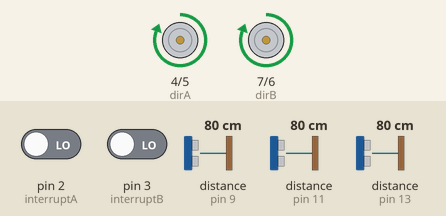
Recording of a sketch running on a simulated Arduino Uno, built with avr-gcc and run on an emulated ATmega328P. Shown: direction and speed pins drawn as motors (green arrow = direction pin HIGH = forward, orange = LOW = backward, longer = more drive). Wiring (inferred from the names in the program): 3 × ultrasonic range finder: trigger pin 8, echo pin 9 / trigger pin 10, echo pin 11 / trigger pin 12, echo pin 13. Inputs (shaded band) come from the test bench; at power-on: distance to the obstacle (sensors on pin 9, pin 13, pin 11) 80 cm, pin 2 (interruptA) LOW, pin 3 (interruptB) LOW. The echo pulse lasts 58.3 µs per cm.

Above: at 1.2 s.
1.3 s: distance to the obstacle (sensor on pin 9) set to 24 cm
2.8 s: distance to the obstacle (sensor on pin 9) set to 18 cm
At 3.02 s:
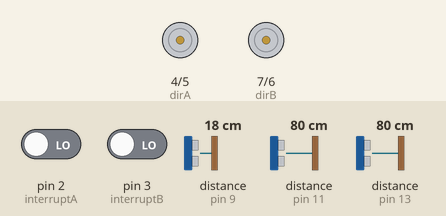
5.8 s: distance to the obstacle (sensor on pin 13) set to 2 cm
At 5.9 s:
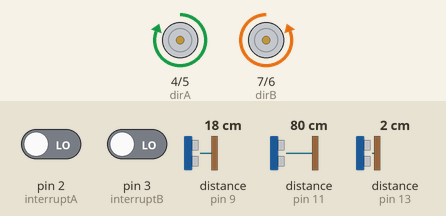
8.8 s: distance to the obstacle (sensor on pin 9) set to 35 cm
At 9.16 s:
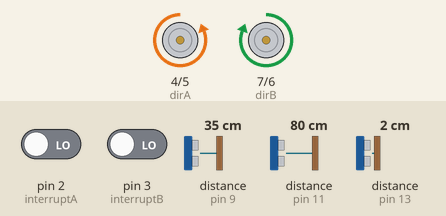
10.8 s: distance to the obstacle (sensor on pin 9) set to 2 cm
At 11.01 s:
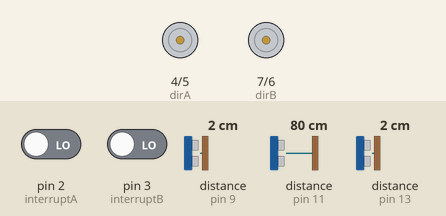
13.8 s: distance to the obstacle (sensor on pin 9) set to 60 cm
Timing chart, 0 to 16.5 s (numbered marks = the images above; inputs shaded):
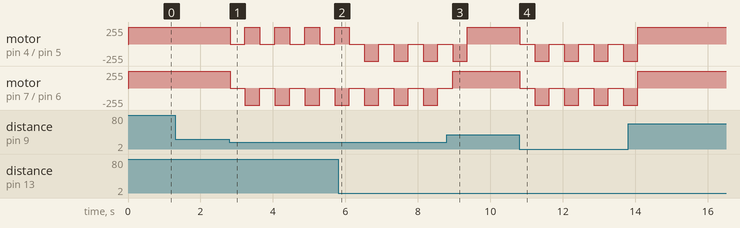

Measured:
- the behaviour switches between 22 and 21 cm on distance to the obstacle (sensor on pin 9) (found by bisection; images 0 and 1)
- after the input at 1.3 s, every drawn part: stays the same
- after the input at 2.8 s, motor on pin 4 (dirA) / pin 5 (pwmA): alternates forward 255/255 for 0.41 s and stopped for 0.41 s, starting at once; motor on pin 7 (dirB) / pin 6 (pwmB): alternates backward 255/255 for 0.41 s and stopped for 0.41 s, starting at once
- after the input at 10.8 s, motor on pin 4 (dirA) / pin 5 (pwmA), motor on pin 7 (dirB) / pin 6 (pwmB): alternates backward 255/255 for 0.41 s and stopped for 0.41 s, starting at once

The sketch:

ArduinoCar.ino
```cpp
/*
 * Arduino Uno.
 * Ultrasonic Sonic Sensor HC-SR04. Sensor 1, 2 and 3 is on port, front, starboard side respectively.
 * Arduino Motor Shield similar to model (L293) (SKU: DRI0001) with no brake control. Motor A and B is on port and starboard side respectively.
 * Wheel Encoders (SKU: SEN0038). Encoder A and B is attached to motor A and B respectively.
 */

const int trig1 = 8; // pin number for sensor 1 trigger pin
const int echo1 = 9; // pin number for sensor 1 echo pin
const int trig2 = 10; // pin number for sensor 2 trigger pin
const int echo2 = 11; // pin number for sensor 2 echo pin
const int trig3 = 12; // pin number for sensor 3 trigger pin
const int echo3 = 13; // pin number for sensor 3 echo pin

long duration1; // time for ultrasound to bound back to sensor 1
int distance1; // distance to obstacle on the port side in centimeters
long duration2; // time for ultrasound to bound back to sensor 2
int distance2; // distance to obstacle on the front in centimeters
long duration3; // time for ultrasound to bound back to sensor 3
int distance3; // distance to obstacle on the starboard side in centimeters

const int dirA = 4; // pin number for motor A direction control
const int pwmA = 5; // pin number for motor A pwm control
const int dirB = 7; // pin number for motor B direction control
const int pwmB = 6; // pin number for motor B pwm control
int speedAB = 255; // speed for motor to move between 0 to 255
int delaytime = 3000; // time of delay in milliseconds

const int interruptA = 2;  // pin number for encoder A interrupt pin
const int interruptB = 3; // pin number for encoder B interrupt pin

long coder[2] = {0,0}; // an array to hold wheel speed of left and right wheel encoders respectively

const int optimumdistance = 20; // optimum distance to trigger response from car in centimeter

// the setup function runs once when you press reset or power the board
void setup() {

  // setups sensor 1, 2 and 3
  pinMode(trig1, OUTPUT); // sets the sensor 1 trigger pin as an output
  pinMode(echo1, INPUT); // sets the sensor 1 echo pin as an input
  pinMode(trig2, OUTPUT); // sets the sensor 2 trigger pin as an output
  pinMode(echo2, INPUT); // sets the sensor 2 echo pin as an input
  pinMode(trig3, OUTPUT); // sets the sensor 3 trigger pin as an output
  pinMode(echo3, INPUT); // sets the sensor 3 echo pin as an input

  // setups motor A and B
  pinMode(dirA, OUTPUT); // initiates motor A direction control pin
  pinMode(dirB, OUTPUT); // initiates motor B direction control pin

  // setups interrupt mode of encoder A and B
  attachInterrupt(digitalPinToInterrupt(interruptA), leftwheelspeed, CHANGE); // initiates encoder A interrupt mode
  attachInterrupt(digitalPinToInterrupt(interruptB), rightwheelspeed, CHANGE); // initiates encoder B interrupt mode

  Serial.begin(9600);
}

// the loop function runs over and over again forever
void loop(){

  checkdistance();

  // default respond for car is to move forward
  if (distance1 > optimumdistance){ // no obstacles in front of the car
    moveforward();
  }

  // obstacles directly in front of the car
  else {
    stopmoving();

    checkdistance();

    checkleftandright();

    while (distance1 < optimumdistance && distance3 < optimumdistance){

      movebackward();

      checkleftandright();

    return;

    }
  }

}

// sensors check their respective distance
int checkdistance(){

  digitalWrite(trig1, LOW); // clears all the sensors trigger pin
  delayMicroseconds(2);
  digitalWrite(trig1, HIGH); // sets each of the trigger pin on HIGH state to emit ultrasound for 10 microseconds only
  delayMicroseconds(10);
  digitalWrite(trig1, LOW);
  duration1 = pulseIn(echo1, HIGH); // reads the echoPin, returns the sound wave travel time in microseconds
  distance1 = duration1*0.034/2; // calculate the respective distance which speed of sound is 0.034 centimeters per microseconds

  digitalWrite(trig2, LOW); // repeated for sensor 2
  delayMicroseconds(2);
  digitalWrite(trig2, HIGH);
  delayMicroseconds(10);
  digitalWrite(trig2, LOW);
  duration2 = pulseIn(echo2, HIGH);
  distance2 = duration2*0.034/2;

  digitalWrite(trig3, LOW); // repeated for sensor 3
  delayMicroseconds(2);
  digitalWrite(trig3, HIGH);
  delayMicroseconds(10);
  digitalWrite(trig3, LOW);
  duration3 = pulseIn(echo3, HIGH);
  distance3 = duration3*0.034/2;

  return distance1, distance2, distance3;
}


//determine the best response for either left or right turn
void checkleftandright(){

  // best response is left turn
  if (distance1 > distance3 && distance1 > optimumdistance){ // left-hand side of car is longer and has no obstacles
    turnleft();
  }

  // best response is right turn
  else if (distance3 > distance1 && distance3 > optimumdistance){ // right-hand side of car is longer and has no obstacles
    turnright();
  }

  else{
    return;
  }
}


// car moves forward
void moveforward(){

  digitalWrite(dirA, HIGH); // establishes forward direction of motor A
  digitalWrite(dirB, HIGH); // establishes forward direction of motor B
  analogWrite(pwmA, speedAB);   // spins motor A
  analogWrite(pwmB, speedAB);   // spins motor B

}

// car moves backward
void movebackward(){

  digitalWrite(dirA, LOW); // establishes backward direction of motor A
  digitalWrite(dirB, LOW); // establishes backward direction of motor B
  analogWrite(pwmA, speedAB);   // spins motor A
  analogWrite(pwmB, speedAB);   // spins motor B
  delay(400);
}

// car stops
void stopmoving(){

  digitalWrite(dirA, HIGH); // establishes backward direction of motor A
  digitalWrite(dirB, HIGH); // establishes backward direction of motor B
  analogWrite(pwmA, 0);   // spins motor A
  analogWrite(pwmB, 0);   // spins motor B
  delay(400);
}

// car turns left
void turnleft(){

  digitalWrite(dirA, LOW); // establishes backward direction of motor A
  digitalWrite(dirB, HIGH); // establishes forward direction of motor B
  analogWrite(pwmA, speedAB);   // spins motor A
  analogWrite(pwmB, speedAB);   // spins motor B
  delay(400); // approximate time for 90 degrees left turn
}

//car turns right
void turnright(){

  digitalWrite(dirA, HIGH); // establishes backward direction of motor A
  digitalWrite(dirB, LOW); // establishes backward direction of motor B
  analogWrite(pwmA, speedAB);   // spins motor A
  analogWrite(pwmB, speedAB);   // spins motor B
  delay(400); // approximate time for 90 degrees right turn
}

// encoders check the speed of left and right wheels every 100 milliseconds and make corrections
void checkspeed(){

  static unsigned long timer = 0; // current time

  if (millis() - timer > 1000){
    if (coder[0] - coder[1] > 2){
        digitalWrite(dirA, HIGH);
        digitalWrite(dirB, HIGH);
        analogWrite(pwmA, 180);
        analogWrite(pwmB, 255);
        delay(500);
    } else if (coder[1] - coder[0] >2){
        digitalWrite(dirA, HIGH);
        digitalWrite(dirB, HIGH);
        analogWrite(pwmA, 255);
        analogWrite(pwmB, 180);
        delay(500);
    }

    coder[0] = 0; // clears data buffer in the array
    coder[1] = 0;
    timer = millis(); // updates current time
  }
  else {
    return;
  }
}

//counts encoder A interrupts
void leftwheelspeed() {
  coder[0] += 1; // increment left wheel speed by one
}

//counts encoder B interrupts
void rightwheelspeed(){
  coder[1] += 1; // increment right wheel speed by one
}
```
